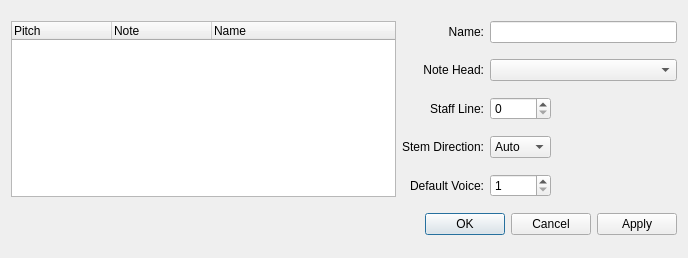
<ui version="4.0" >
 <class>EditDrumsetBase</class>
 <widget class="QDialog" name="EditDrumsetBase" >
  <property name="geometry" >
   <rect>
    <x>0</x>
    <y>0</y>
    <width>688</width>
    <height>258</height>
   </rect>
  </property>
  <property name="windowTitle" >
   <string>MuseScore: Edit Drumset</string>
  </property>
  <layout class="QGridLayout" >
   <item row="0" column="1" >
    <widget class="QLabel" name="label" >
     <property name="text" >
      <string>Name:</string>
     </property>
     <property name="alignment" >
      <set>Qt::AlignRight|Qt::AlignTrailing|Qt::AlignVCenter</set>
     </property>
    </widget>
   </item>
   <item row="0" column="2" colspan="2" >
    <widget class="QLineEdit" name="name" />
   </item>
   <item row="1" column="1" >
    <widget class="QLabel" name="label_2" >
     <property name="text" >
      <string>Note Head:</string>
     </property>
     <property name="alignment" >
      <set>Qt::AlignRight|Qt::AlignTrailing|Qt::AlignVCenter</set>
     </property>
    </widget>
   </item>
   <item row="1" column="2" colspan="2" >
    <widget class="QComboBox" name="noteHead" />
   </item>
   <item row="2" column="1" >
    <widget class="QLabel" name="label_3" >
     <property name="text" >
      <string>Staff Line:</string>
     </property>
     <property name="alignment" >
      <set>Qt::AlignRight|Qt::AlignTrailing|Qt::AlignVCenter</set>
     </property>
    </widget>
   </item>
   <item row="2" column="2" >
    <widget class="QSpinBox" name="staffLine" />
   </item>
   <item rowspan="3" row="2" column="3" >
    <widget class="Palette" native="1" name="widget" >
     <property name="minimumSize" >
      <size>
       <width>120</width>
       <height>0</height>
      </size>
     </property>
    </widget>
   </item>
   <item row="3" column="1" >
    <widget class="QLabel" name="label_4" >
     <property name="text" >
      <string>Stem Direction:</string>
     </property>
     <property name="alignment" >
      <set>Qt::AlignRight|Qt::AlignTrailing|Qt::AlignVCenter</set>
     </property>
    </widget>
   </item>
   <item row="3" column="2" >
    <widget class="QComboBox" name="stemDirection" >
     <item>
      <property name="text" >
       <string>Auto</string>
      </property>
     </item>
     <item>
      <property name="text" >
       <string>Up</string>
      </property>
     </item>
     <item>
      <property name="text" >
       <string>Down</string>
      </property>
     </item>
    </widget>
   </item>
   <item row="4" column="1" >
    <widget class="QLabel" name="label_5" >
     <property name="text" >
      <string>Default Voice:</string>
     </property>
     <property name="alignment" >
      <set>Qt::AlignRight|Qt::AlignTrailing|Qt::AlignVCenter</set>
     </property>
    </widget>
   </item>
   <item row="4" column="2" >
    <widget class="QSpinBox" name="voice" >
     <property name="minimum" >
      <number>1</number>
     </property>
     <property name="maximum" >
      <number>4</number>
     </property>
    </widget>
   </item>
   <item row="5" column="0" colspan="4" >
    <widget class="QDialogButtonBox" name="buttonBox" >
     <property name="orientation" >
      <enum>Qt::Horizontal</enum>
     </property>
     <property name="standardButtons" >
      <set>QDialogButtonBox::Apply|QDialogButtonBox::Cancel|QDialogButtonBox::Ok</set>
     </property>
    </widget>
   </item>
   <item rowspan="5" row="0" column="0" >
    <widget class="QTreeWidget" name="pitchList" >
     <property name="alternatingRowColors" >
      <bool>true</bool>
     </property>
     <property name="indentation" >
      <number>0</number>
     </property>
     <property name="rootIsDecorated" >
      <bool>false</bool>
     </property>
     <property name="allColumnsShowFocus" >
      <bool>true</bool>
     </property>
     <column>
      <property name="text" >
       <string>Pitch</string>
      </property>
     </column>
     <column>
      <property name="text" >
       <string>Note</string>
      </property>
     </column>
     <column>
      <property name="text" >
       <string>Name</string>
      </property>
     </column>
     <item>
      <property name="text" >
       <string/>
      </property>
      <property name="text" >
       <string/>
      </property>
      <property name="text" >
       <string/>
      </property>
     </item>
    </widget>
   </item>
  </layout>
  <zorder>label</zorder>
  <zorder>name</zorder>
  <zorder>label_2</zorder>
  <zorder>noteHead</zorder>
  <zorder>label_3</zorder>
  <zorder>staffLine</zorder>
  <zorder>widget</zorder>
  <zorder>label_4</zorder>
  <zorder>stemDirection</zorder>
  <zorder>label_5</zorder>
  <zorder>voice</zorder>
  <zorder>buttonBox</zorder>
  <zorder>pitchList</zorder>
 </widget>
 <customwidgets>
  <customwidget>
   <class>Palette</class>
   <extends>QWidget</extends>
   <header>palette.h</header>
   <container>1</container>
  </customwidget>
 </customwidgets>
 <resources/>
 <connections>
  <connection>
   <sender>buttonBox</sender>
   <signal>accepted()</signal>
   <receiver>EditDrumsetBase</receiver>
   <slot>accept()</slot>
   <hints>
    <hint type="sourcelabel" >
     <x>248</x>
     <y>254</y>
    </hint>
    <hint type="destinationlabel" >
     <x>157</x>
     <y>274</y>
    </hint>
   </hints>
  </connection>
  <connection>
   <sender>buttonBox</sender>
   <signal>rejected()</signal>
   <receiver>EditDrumsetBase</receiver>
   <slot>reject()</slot>
   <hints>
    <hint type="sourcelabel" >
     <x>316</x>
     <y>260</y>
    </hint>
    <hint type="destinationlabel" >
     <x>286</x>
     <y>274</y>
    </hint>
   </hints>
  </connection>
 </connections>
</ui>
